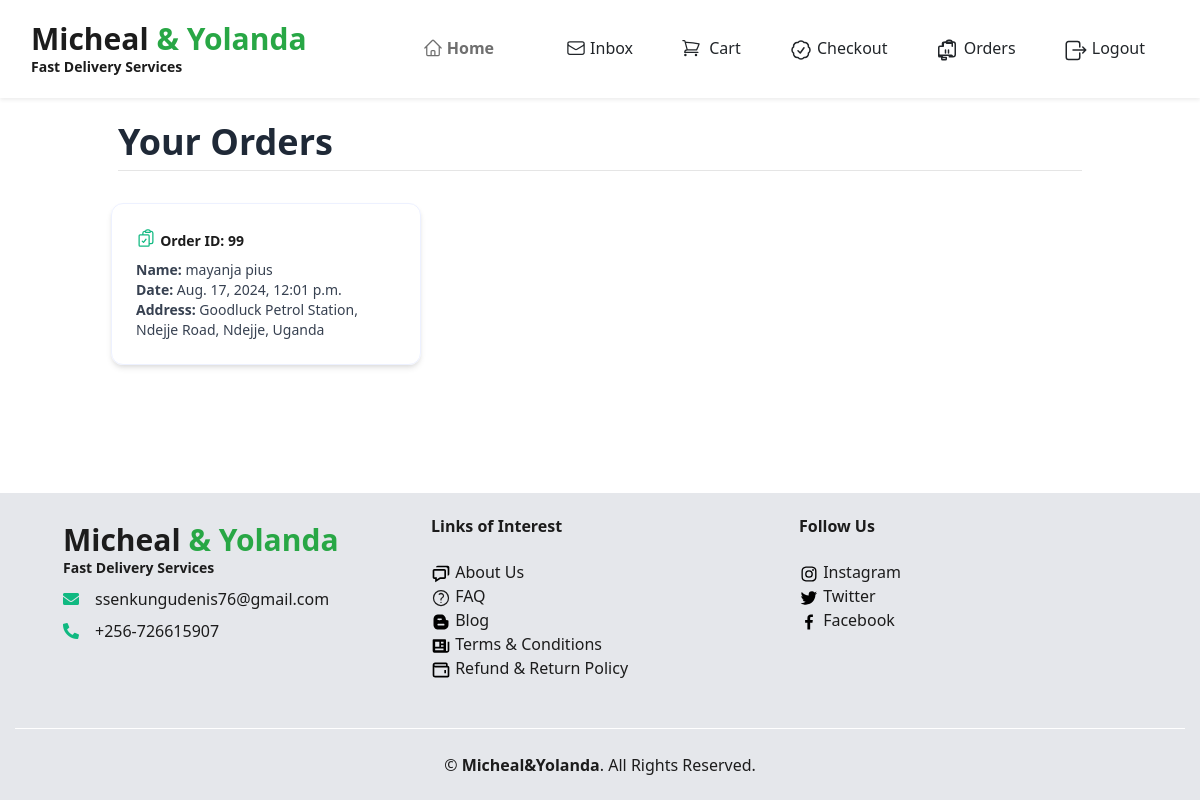
The app's page /order/orders/ (signed in), older data.
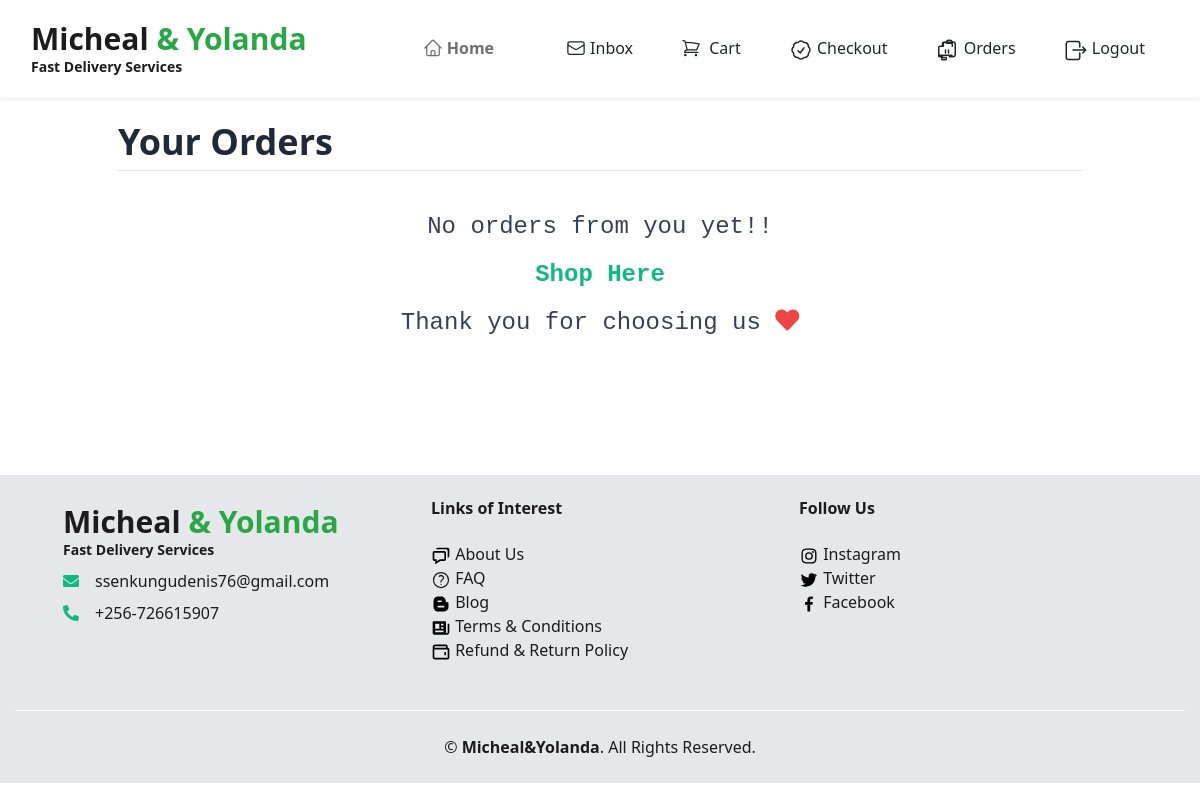
The same page, newer data.
### orders/models.py (models this page shows, shortened)
class Order(models.Model):
    user = models.ForeignKey(User, related_name='orders', on_delete=models.CASCADE, null=True)
    address = models.CharField(max_length=250)
    phone_number = models.CharField(max_length=20)
    created = models.DateTimeField(auto_now_add=True)
    updated = models.DateTimeField(auto_now=True)
    paid = models.BooleanField(default=False)
    class Meta:
        ordering = ['-created']
        indexes = [
             models.Index(fields=['-created']),
             ]

### user/models.py (models this page shows, shortened)
class Customer(models.Model):
    user = models.OneToOneField(User, on_delete=models.CASCADE, primary_key=True, related_name='student')
    first_name = models.CharField(max_length=100)
    last_name = models.CharField(max_length=100)
    created_at = models.DateTimeField(default=timezone.now)

### orders/views.py (the view)
# urls.py: path('order/', include('orders.urls')),
@customer_required
def orders(request):
    customer = Customer.objects.get(user=request.user)
    orders = Order.objects.filter(user=request.user)
    return render(request, 'order/orders.html', {'orders':orders,'customer':customer})

### cart/cart.py (called while the page is built)
    def __len__(self):
        return sum(item['quantity'] for item in self.cart.values())

### cart/context_processors.py (called while the page is built)
def cart(request):
    return {'cart': Cart(request)}

def cart_count(request):
    cart = Cart(request)
    return {'cart_count': len(cart)}

### jumia/context_processors.py (called while the page is built)
def categories(request):
    cat = Categories.objects.all()
    return {'cat': cat}

### orders/templates/order/orders.html (shortened to what this page needs)
{% extends 'jumia/base.html' %}
{% block content %}
<div class="container py-4">
    <h1 class="flex text-start text-xl lg:text-4xl font-bold text-gray-800 mb-2">Your Orders</h1>
    <hr class="mb-8">
    <div class="row px-2">
        {% if orders %}
        <div class="grid grid-cols-1 md:grid-cols-2 lg:grid-cols-3 gap-6">
            {% for order in orders %}
            <a href="{% url 'orders:detail' order.id %}" class="block transition transform hover:scale-105 bg-white">
                <div class="border border-gray-100 shadow-md rounded-xl p-6 hover:bg-gray-50">
                    <div class="text-green-500 mb-1">
                        <h2 class="text-sm font-bold inline-block">Order ID: {{ order.id }}</h2>
                    </div>
                    <div class="text-sm text-gray-700">
                        <p><strong>Name:</strong> {{ customer.first_name }} {{ customer.last_name }}</p>
                        <p><strong>Date:</strong> {{ order.created }}</p>
                        <p><strong>Address:</strong> {{ order.address }}</p>
                    </div>
                </div>
            </a>
            {% endfor %}
        </div>
        {% else %}
        <div class="col-12 text-center font-mono">
            <h3 class="py-2 text-lg lg:text-2xl text-gray-700">No orders from you yet!!</h3>
            <h3 class="py-2 text-xl lg:text-2xl text-gray-700">
                <strong><a href="{% url 'jumia:items' %}" class="text-green-500 hover:text-green-700">Shop Here</a></strong>
            </h3>
            <h3 class="py-2 text-xl lg:text-2xl text-gray-700">Thank you for choosing us <i class="fas fa-heart text-red-500"></i></h3>
        </div>
        {% endif %}
    </div>
</div>
{% endblock %}

Row changes from the older to the newer data that the page shows:
removed Order: id "99", created "Aug. 17, 2024, 12:01 p.m.", address "Goodluck Petrol Station, Ndejje Road, Ndejje, Uganda"
no longer on this page (row unchanged): Customer: first_name "mayanja", last_name "pius"
Text that changed along with them:
text now shown: "No orders from you yet!! Shop Here Thank you for choosing us"
